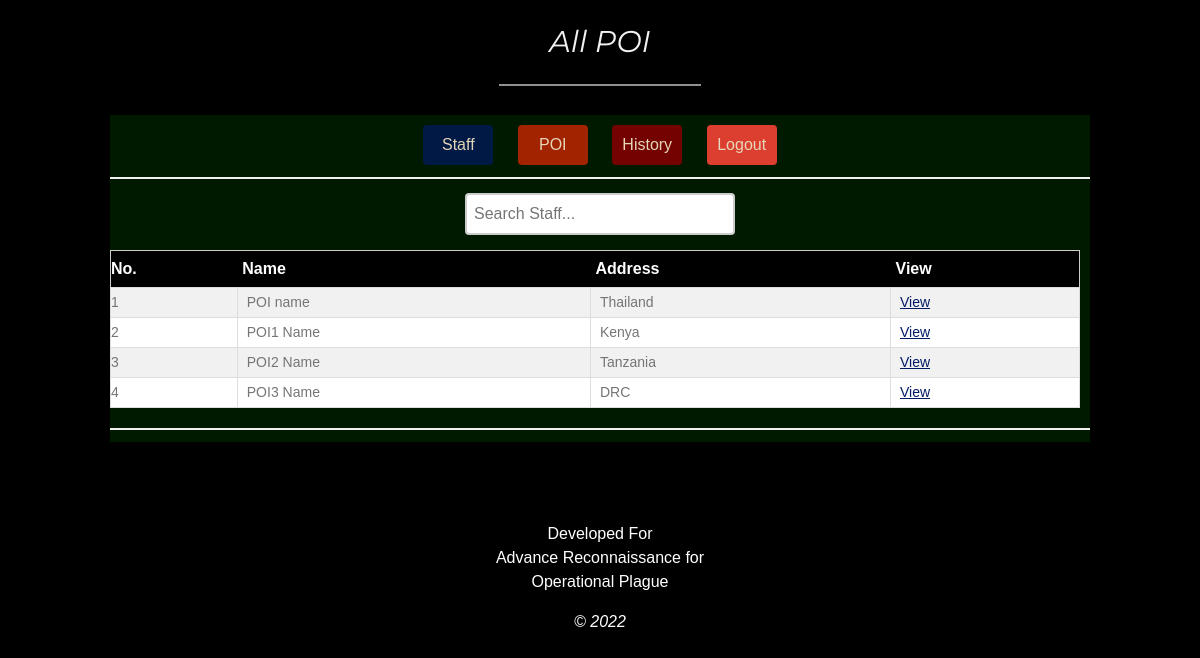
Screenshot of /admin/poi.php (signed in) with the database file from the repository.
### tables this page shows
CREATE TABLE `poitb` (
  `poiId` int(11) NOT NULL,
  `regdate` datetime NOT NULL,
  `poi_name` varchar(50) NOT NULL,
  `nickname` varchar(50) NOT NULL,
  `address` varchar(30) NOT NULL,
  `occupation` varchar(30) NOT NULL,
  `gender` enum('Male','Female','Other') NOT NULL,
  `photo` blob NOT NULL,
  `bio` varchar(800) NOT NULL,
  `employeeId` int(11) NOT NULL
);

### admin/poi.php (the view, shortened to what this page needs)
<?php include('header.php'); ?>
<body class="w3-black" style="margin-top:15%">
  <?php include('../database/dbcon.php');?>
  <div class="w3-padding-64 w3-content w3-text-grey" id="contact">
    <center>
      <h2 class="w3-text-light-grey" style="margin-top:-23%">All POI</h2>
      <hr style="width:200px;margin-bottom:3%" class="w3-opacity">
    </center>
    <div class="container-register">
      <?php include('button.php');?>
      <hr>
      <form method="POST">
        <center>
          <input class="fill-in searchbox" type="search" id="search" onkeyup="mySearch()" placeholder="Search Staff...">
        </center>
      </form>
      <br>
      <?php
  $q=mysqli_query($con,"SELECT * FROM poitb ORDER BY poi_name ASC ");
  $rr=mysqli_num_rows($q);
  if(!$rr){
    echo "<h2 style='color:red; padding-left:230px'>No Staff Found !!!</h2>";
  }
  else
  {
    ?>
    <table class="w3-table-all" id="poitb" >
      <tr>
        <th>No.</th>
        <th>Name</th>
        <th>Address</th>
        <th>View</th>
      </tr>
      <?php
        $inc = 1;
        while($row = mysqli_fetch_array($q)){
          echo "<Tr>";
          echo "<td>".$inc."</td>";
          echo "<td>".$row['poi_name']."</td>";
          echo "<td>".$row['address']."</td>";
          ?>
          <td><a href="view_poi?page=view_poi&poiId=<?php echo $row['poiId']; ?>" style='color:#001a66'><span class='glyphicon glyphicon-edit'>View</span></a></td>
          <?php
          echo "</Tr>";
          $inc++;
        }
      ?>
    </table>
    <?php
  }?>
  <hr>
  </div></div>
  <?php include('footer.php'); ?>
</body>
</html>

### css/w3.css (style rules this page uses)
html { box-sizing: border-box }
*, *:before, *:after { box-sizing: inherit }
html { -ms-text-size-adjust: 100%; -webkit-text-size-adjust: 100% }
body { margin: 0 }
a { background-color: transparent; -webkit-text-decoration-skip: objects }
hr { box-sizing: content-box; height: 0; overflow: visible }
button, input, select, textarea { font: inherit; margin: 0 }
button, input { overflow: visible }
[type=search] { -webkit-appearance: textfield; outline-offset: -2px }
html, body { font-family: Verdana, sans-serif; font-size: 15px; line-height: 1.5 }
html { overflow-x: hidden }
h2 { font-size: 30px }
h1, h2, h3, h4, h5, h6 { font-family: "Segoe UI", Arial, sans-serif; font-weight: 400; margin: 10px 0 }
hr { border: 0; border-top: 1px solid #eee; margin: 20px 0 }
a { color: inherit }
.w3-table, .w3-table-all { border-collapse: collapse; display: table; }
.w3-table-all { border: 1px solid #ccc; width: 99%; margin-top: 0px; }
.w3-table-all th { padding-top: 6px; padding-bottom: 6px; text-align: left; background-color: black; color: white; padding-right: 5px; padding-left: 5px; }
.w3-table-all td { border: 1px solid #ddd; padding: 4px; padding-left: 9px; }
.w3-bordered tr, .w3-table-all tr { border-bottom: 1px solid #ddd; padding-left: 5px; }
.w3-table-all tr:nth-child(odd) { background-color: #fff }
.w3-table-all tr:nth-child(even) { background-color: #f1f1f1 }
.w3-table td, .w3-table th, .w3-table-all td, .w3-table-all th { display: table-cell; text-align: left; margin-right: 90px; vertical-align: top }
.w3-table th:first-child, .w3-table td:first-child, .w3-table-all th:first-child, .w3-table-all td:first-child { padding-left: 0px }
.w3-content, .w3-auto { margin-left: auto; margin-right: auto }
.w3-content { max-width: 980px }
.w3-opacity, .w3-hover-opacity:hover { opacity: 0.60 }
.w3-padding-64 { padding-top: 64px!important; padding-bottom: 64px!important }
.w3-black, .w3-hover-black:hover { font-weight: bold; text-decoration: none; color: white; background-color: black; font-weight: lighter; font-family: Arial, Helvetica, sans-serif; font-size: 16px; }
.w3-text-grey, .w3-hover-text-grey:hover, .w3-text-gray, .w3-hover-text-gray:hover { color: #757575!important }
.w3-text-light-grey, .w3-hover-text-light-grey:hover, .w3-text-light-gray, .w3-hover-text-light-gray:hover { color: #f1f1f1!important }

### css/style.css (style rules this page uses)
.container-register { width: 100%; background-color: #001a00; padding-top: 0px; overflow: auto; }
h2 { font-family: Cambria, Cochin, Georgia, Times, 'Times New Roman', serif; font-style: italic; margin-bottom: 0%; }
.fill-in, .date { outline: none; margin: 10px; background: #f1f1f1; font-size: 15px; box-sizing: border-box; background-color: white; padding: 7px; float: inline; overflow: hidden; border: 2px solid #ccc; border-radius: 4px; font-size: 16px; background-position: 10px 10px; width: 270px; }
hr { border: 1px solid #f1f1f1; margin-bottom: 12px; }
.searchbox { margin-top: 2px; margin-bottom: -15px; }
body { margin: 0; font-family: Arial; font-size: 17px; }
* { box-sizing: border-box; }
table { border-collapse: collapse; width: 95%; border: 2px solid #ddd; word-wrap: break-word; background-color: #d1d1e0 }
td { text-align: left; padding: 6px; font-size: 14px; font-weight: lighter; overflow: inline; word-wrap: break-word; }
tr:nth-child(even) { background-color: #f2f2f2 }

### admin/header.php (style rules this page uses)
body, h1,h2,h3,h4,h5,h6 { font-family: "Montserrat", sans-serif }

### rows the page displays
poitb: poi_name "POI name", address "Thailand"
poitb: poi_name "POI1 Name", address "Kenya"
poitb: poi_name "POI2 Name", address "Tanzania"
poitb: poi_name "POI3 Name", address "DRC"
